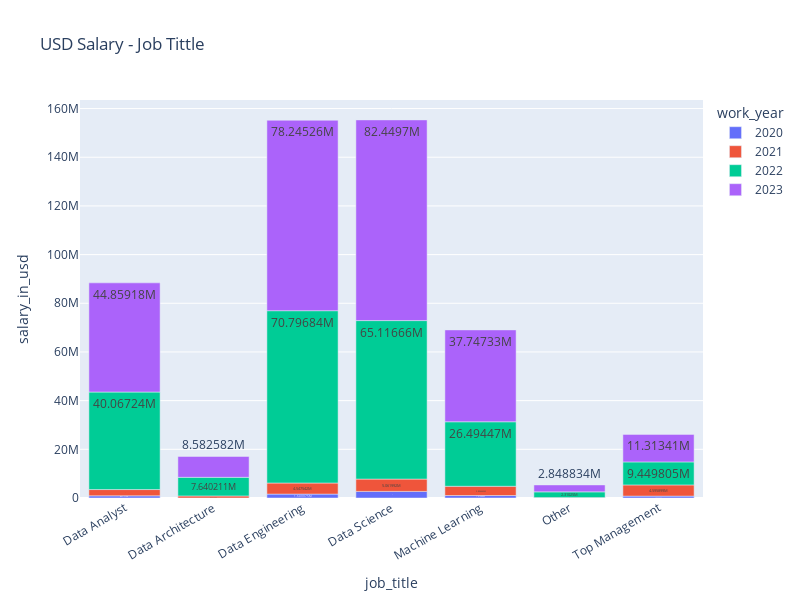

The code cell stored with this chart in its notebook:
### Markdown cell above
Here we will see the amount of `salary earned` during the `relevant years` based on the `type of work` available.

### Code cell
# distribution of salary_in_usd
pivot_year = df_salary.groupby(['work_year','job_title'])['salary_in_usd'].sum().reset_index()

# plot the graph
yearly = px.bar(
    pivot_year, 
    x="job_title", 
    y="salary_in_usd",
    color="work_year",
    text_auto=True, 
    title="USD Salary - Job Tittle",
    width=800,
    height=600)

# show the graph
yearly.update_layout(xaxis_tickangle=-30)
yearly.show()

### Figure 1 — Plotly figure (JSON) as saved in the notebook; plotly's stock layout.template omitted (floating-point values rounded to 4 significant figures)
{"data": [{"alignmentgroup": "True", "hovertemplate": "work_year=2020<br>job_title=%{x}<br>salary_in_usd=%{y}<extra></extra>", "legendgroup": "2020", "marker": {"color": "#636efa", "pattern": {"shape": ""}}, "name": "2020", "offsetgroup": "2020", "orientation": "v", "showlegend": true, "textposition": "auto", "texttemplate": "%{y}", "type": "bar", "x": ["Data Analyst", "Data Architecture", "Data Engineering", "Data Science", "Machine Learning", "Other", "Top Management"], "xaxis": "x", "y": [897712, 0, 1609975, 2711088, 1015660, 0, 780565], "yaxis": "y"}, {"alignmentgroup": "True", "hovertemplate": "work_year=2021<br>job_title=%{x}<br>salary_in_usd=%{y}<extra></extra>", "legendgroup": "2021", "marker": {"color": "#EF553B", "pattern": {"shape": ""}}, "name": "2021", "offsetgroup": "2021", "orientation": "v", "showlegend": true, "textposition": "auto", "texttemplate": "%{y}", "type": "bar", "x": ["Data Analyst", "Data Architecture", "Data Engineering", "Data Science", "Machine Learning", "Other", "Top Management"], "xaxis": "x", "y": [2569922, 849703, 4547542, 5061992, 3804445, 210555, 4595899], "yaxis": "y"}, {"alignmentgroup": "True", "hovertemplate": "work_year=2022<br>job_title=%{x}<br>salary_in_usd=%{y}<extra></extra>", "legendgroup": "2022", "marker": {"color": "#00cc96", "pattern": {"shape": ""}}, "name": "2022", "offsetgroup": "2022", "orientation": "v", "showlegend": true, "textposition": "auto", "texttemplate": "%{y}", "type": "bar", "x": ["Data Analyst", "Data Architecture", "Data Engineering", "Data Science", "Machine Learning", "Other", "Top Management"], "xaxis": "x", "y": [40067236, 7640211, 70796836, 65116655, 26494472, 2310250, 9449805], "yaxis": "y"}, {"alignmentgroup": "True", "hovertemplate": "work_year=2023<br>job_title=%{x}<br>salary_in_usd=%{y}<extra></extra>", "legendgroup": "2023", "marker": {"color": "#ab63fa", "pattern": {"shape": ""}}, "name": "2023", "offsetgroup": "2023", "orientation": "v", "showlegend": true, "textposition": "auto", "texttemplate": "%{y}", "type": "bar", "x": ["Data Analyst", "Data Architecture", "Data Engineering", "Data Science", "Machine Learning", "Other", "Top Management"], "xaxis": "x", "y": [44859183, 8582582, 78245255, 82449698, 37747328, 2848834, 11313411], "yaxis": "y"}], "layout": {"barmode": "relative", "height": 600, "legend": {"title": {"text": "work_year"}, "tracegroupgap": 0}, "title": {"text": "USD Salary - Job Tittle"}, "width": 800, "xaxis": {"anchor": "y", "domain": [0, 1], "tickangle": -30, "title": {"text": "job_title"}}, "yaxis": {"anchor": "x", "domain": [0, 1], "title": {"text": "salary_in_usd"}}}}
